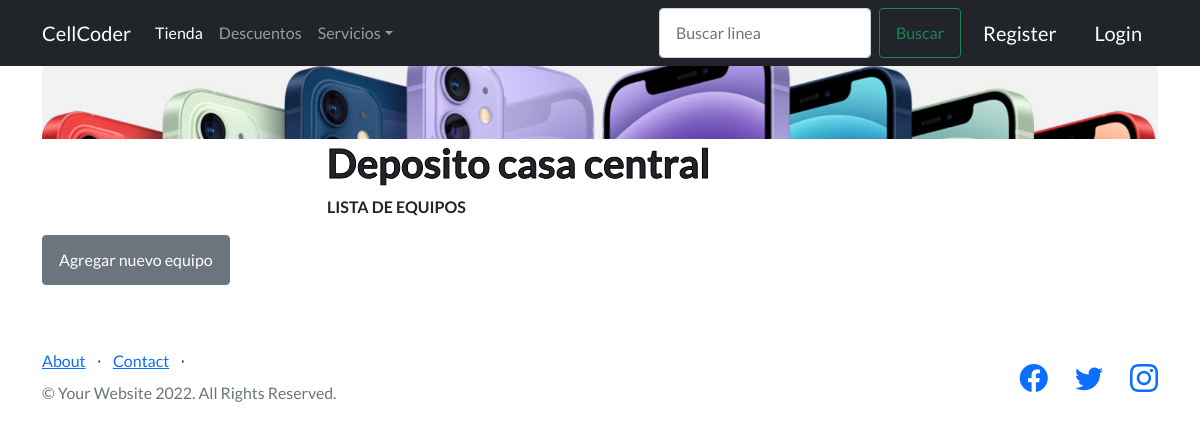
/AppFinal/celulares/list, run on an earlier commit of the app's database.
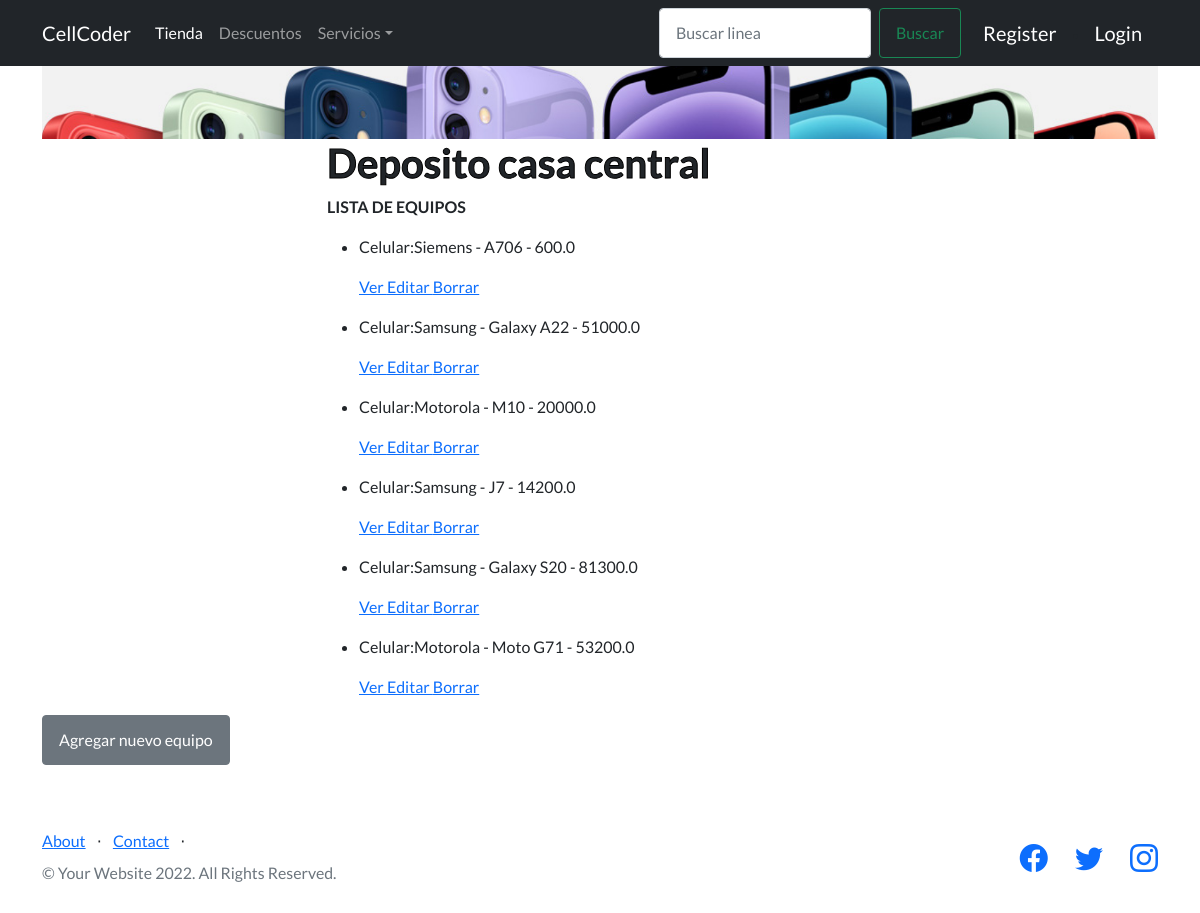
And on a later commit of the database.
### AppFinal/models.py (models this page shows, shortened)
class Celular(models.Model):
    marca=models.CharField(max_length=40)
    modelo=models.CharField(max_length=40)
    precio=models.FloatField()

### AppFinal/views.py (the view)
# urls.py: path('celulares/list', views.CeluList.as_view(), name='Listc'),
class CeluList(ListView):
        model=Celular
        template_name="AppFinal/celulares_list.html"

### AppFinal/templates/AppFinal/celulares_list.html (shortened to what this page needs)
{% extends "AppFinal/padre.html" %}
        {% load static %}
{% block contenidoQueCambia %}
<center>
    <img class="container position-relative " src="{%static 'AppFinal/assets/img/este.jpg'%}" alt="...">
</center>
<div class="container position-relative">
    <div class="row justify-content-center">
        <div class="col-xl-6">
            <h1> Deposito casa central </h1>
            <div><b> LISTA DE EQUIPOS </b></div>
            <ul>
                {% for celular in object_list %}
                <li>
                    <p> Celular:{{celular.marca}}   -   {{celular.modelo}}   -    {{celular.precio}}</p>
                    <p>
                        <a href="{% url 'Detailc' celular.id %}"> Ver </a>
                        <a href="{% url 'Editc' celular.id %}"> Editar </a>
                        <a href="{% url 'Deletec' celular.id %}"> Borrar </a>
                    </p>
                </li>
                {% endfor %}
            </ul>
        </div>
    </div>
    <a href={% url "tuCelu" %} class="btn btn-secondary" tabindex="-1" role="button" aria-disabled="true">Agregar nuevo equipo</a>
</div>
{% endblock %}

### AppFinal/templates/AppFinal/padre.html (shortened to what this page needs)
<!DOCTYPE html>
<html lang="en">
    <head>
        {% load static%}
        <link href="https://cdn.jsdelivr.net/npm/bootstrap-icons@1.5.0/font/bootstrap-icons.css" rel="stylesheet" type="text/css" />
        <link href="{%static 'AppFinal/css/styles.css'%}" rel="stylesheet" />
    </head>
    <body>
        <nav class="navbar navbar-expand-lg navbar-dark bg-dark">
            <div class="container position-relative">
              <a class="navbar-brand" href="{% url 'inicio'%}">CellCoder</a>
                <div class="collapse navbar-collapse" id="navbarSupportedContent">
                    <ul class="navbar-nav me-auto mb-2 mb-lg-0">
                        <li class="nav-item">
                              <a class="nav-link active" aria-current="page" href="{% url 'leerCelular'%}">Tienda</a>
                        </li>
                        <li class="nav-item">
                              <a class="nav-link" href="{% url 'descuentos'%}">Descuentos</a>
                        </li>
                        <li class="nav-item dropdown">
                              <a class="nav-link dropdown-toggle" href="#" id="navbarDropdown" role="button" data-bs-toggle="dropdown" aria-expanded="false">Servicios</a>
                        </li>
                    </ul>
                          <form class="d-flex" action="/AppFinal/buscar/" method="GET">
                                    <input class="form-control me-2" placeholder="Buscar linea" type="search" name="numero" id="numero">
                                    <button class="btn btn-outline-success" type="submit">Buscar</button>
                          </form>
                            {% if request.user.is_authenticated %}
                                    <img height="40px" src="{{url}}" >
                                    <h3 class="text-muted small mb-2 mb-lg-0"> User:{{user.username}}</h3>
                                    <ul class="navbar-nav me-auto mb-2 mb-lg-0">
                                    <li class="nav-item dropdown">
                                            <a class="nav-link dropdown-toggle" href="#" id="navbarDropdown" role="button" data-bs-toggle="dropdown" aria-expanded="false">
                                                    Panel de Control
                                            </a>
                                            <ul class="dropdown-menu" aria-labelledby="navbarDropdown">
                                                <li><a class="dropdown-item" href="{% url 'newLinea'%}">Cargar Linea</a></li>
                                                <li><a class="dropdown-item" href="{% url 'cliente'%}">Clientes</a></li>
                                                <li><hr class="dropdown-divider"></li>
                                                <li><a class="dropdown-item" href="{% url 'Listc' %}"> Equipos </a></li>
                                                <li><a class="dropdown-item" href="{% url 'editarPerfil' %}">Editar</a></li>
                                                <li><hr class="dropdown-divider"></li>
                                                <li><a class="dropdown-item" href="{% url 'logout' %}">Logout</a></li>
                                            </ul>
                                    </li>
                                    </ul>
                                     {% else %}
                                            <li><a class="navbar-brand" href="{% url 'Register' %}">Register</a></li>
                                            <li><a class="navbar-brand" href="{% url 'Login' %}">Login</a></li>
                            {% endif %}
                </div>
            </div>
        </nav>
        {% block contenidoQueCambia %}
        {% endblock %}
        <footer class="footer">
            <div class="container ">
                <div class="row">
                    <div class="col-lg-6 h-100 text-center text-lg-start my-auto">
                        <ul class="list-inline mb-2">
                            <li class="list-inline-item"><a href="{% url 'about' %}">About</a></li>
                            <li class="list-inline-item">⋅</li>
                            <li class="list-inline-item"><a href="mailto:desarrollo@cellcoder.com">Contact</a></li>
                            <li class="list-inline-item">⋅</li>
                        </ul>
                        <p class="text-muted small mb-4 mb-lg-0">&copy; Your Website 2022. All Rights Reserved.</p>
                    </div>
                    <div class="col-lg-6 h-100 text-center text-lg-end my-auto">
                        <ul class="list-inline mb-0">
                            <li class="list-inline-item me-4">
                                <a href="https://www.facebook.com/" target="_blank"><i class="bi-facebook fs-3"></i></a>
                            </li>
                            <li class="list-inline-item me-4">
                                <a href="https://www.twitter.com/" target="_blank"><i class="bi-twitter fs-3"></i></a>
                            </li>
                            <li class="list-inline-item">
                                <a href="https://www.instagram.com/" target="_blank"><i class="bi-instagram fs-3"></i></a>
                            </li>
                        </ul>
                    </div>
                </div>
            </div>
        </footer>
    </body>
</html>

What changed in the data, as far as the page shows it:
added Celular: marca "Siemens", modelo "A706", precio "600.0"
added Celular: marca "Samsung", modelo "Galaxy A22", precio "51000.0"
added Celular: marca "Motorola", modelo "M10", precio "20000.0"
added Celular: marca "Samsung", modelo "J7", precio "14200.0"
added Celular: marca "Samsung", modelo "Galaxy S20", precio "81300.0"
added Celular: marca "Motorola", modelo "Moto G71", precio "53200.0"
